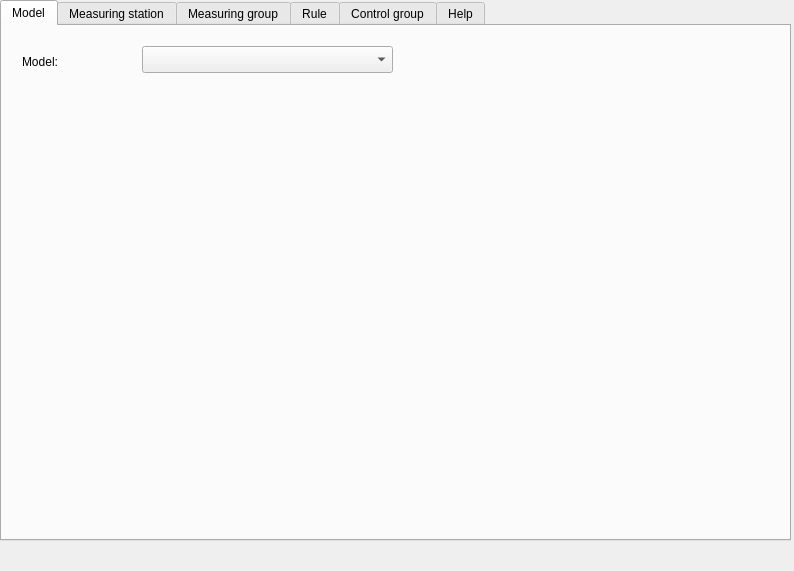
<?xml version="1.0" encoding="UTF-8"?>
<ui version="4.0">
 <class>DockWidget</class>
 <widget class="QDockWidget" name="DockWidget">
  <property name="geometry">
   <rect>
    <x>0</x>
    <y>0</y>
    <width>794</width>
    <height>571</height>
   </rect>
  </property>
  <property name="windowTitle">
   <string>Control structures</string>
  </property>
  <widget class="QWidget" name="dockWidgetContents">
   <widget class="QTabWidget" name="tabWidget">
    <property name="geometry">
     <rect>
      <x>0</x>
      <y>0</y>
      <width>791</width>
      <height>541</height>
     </rect>
    </property>
    <property name="currentIndex">
     <number>0</number>
    </property>
    <widget class="QWidget" name="tab_model">
     <attribute name="title">
      <string>Model</string>
     </attribute>
     <widget class="QComboBox" name="combobox_input_model">
      <property name="geometry">
       <rect>
        <x>140</x>
        <y>20</y>
        <width>251</width>
        <height>27</height>
       </rect>
      </property>
     </widget>
     <widget class="QLabel" name="label_input_model">
      <property name="geometry">
       <rect>
        <x>20</x>
        <y>20</y>
        <width>68</width>
        <height>31</height>
       </rect>
      </property>
      <property name="text">
       <string>Model:</string>
      </property>
     </widget>
    </widget>
    <widget class="QWidget" name="tab_measuring_station">
     <attribute name="title">
      <string>Measuring station</string>
     </attribute>
     <widget class="QTableWidget" name="tablewidget_measuring_point">
      <property name="geometry">
       <rect>
        <x>10</x>
        <y>140</y>
        <width>771</width>
        <height>361</height>
       </rect>
      </property>
      <property name="minimumSize">
       <size>
        <width>0</width>
        <height>0</height>
       </size>
      </property>
      <property name="sizeIncrement">
       <size>
        <width>0</width>
        <height>0</height>
       </size>
      </property>
      <property name="baseSize">
       <size>
        <width>0</width>
        <height>0</height>
       </size>
      </property>
      <row>
       <property name="text">
        <string>1</string>
       </property>
      </row>
      <column>
       <property name="text">
        <string>id</string>
       </property>
      </column>
      <column>
       <property name="text">
        <string>table</string>
       </property>
      </column>
      <column>
       <property name="text">
        <string>table_id</string>
       </property>
      </column>
      <column>
       <property name="text">
        <string>action</string>
       </property>
      </column>
     </widget>
     <widget class="QComboBox" name="combobox_input_measuring_point_table">
      <property name="geometry">
       <rect>
        <x>130</x>
        <y>170</y>
        <width>91</width>
        <height>27</height>
       </rect>
      </property>
      <item>
       <property name="text">
        <string>v2_connection_nodes</string>
       </property>
      </item>
     </widget>
     <widget class="QComboBox" name="combobox_input_measuring_point_id">
      <property name="geometry">
       <rect>
        <x>230</x>
        <y>170</y>
        <width>91</width>
        <height>27</height>
       </rect>
      </property>
     </widget>
     <widget class="QPushButton" name="pushbutton_input_measuring_point_new">
      <property name="geometry">
       <rect>
        <x>330</x>
        <y>170</y>
        <width>91</width>
        <height>27</height>
       </rect>
      </property>
      <property name="text">
       <string>New</string>
      </property>
     </widget>
     <widget class="QPushButton" name="pushbutton_input_measuring_point_view_all">
      <property name="geometry">
       <rect>
        <x>20</x>
        <y>20</y>
        <width>99</width>
        <height>27</height>
       </rect>
      </property>
      <property name="text">
       <string>View all</string>
      </property>
     </widget>
     <widget class="QPushButton" name="pushbutton_input_measuring_point_view">
      <property name="geometry">
       <rect>
        <x>20</x>
        <y>60</y>
        <width>99</width>
        <height>27</height>
       </rect>
      </property>
      <property name="text">
       <string>View</string>
      </property>
     </widget>
     <widget class="QPushButton" name="pushbutton_input_measuring_point_clear">
      <property name="geometry">
       <rect>
        <x>20</x>
        <y>100</y>
        <width>99</width>
        <height>27</height>
       </rect>
      </property>
      <property name="text">
       <string>Clear all</string>
      </property>
     </widget>
     <widget class="QComboBox" name="combobox_input_measuring_point_view">
      <property name="geometry">
       <rect>
        <x>140</x>
        <y>60</y>
        <width>191</width>
        <height>27</height>
       </rect>
      </property>
     </widget>
     <widget class="QLabel" name="label_input_measuring_point_view_all">
      <property name="geometry">
       <rect>
        <x>360</x>
        <y>20</y>
        <width>421</width>
        <height>31</height>
       </rect>
      </property>
      <property name="text">
       <string>View all stations from the database.</string>
      </property>
     </widget>
     <widget class="QLabel" name="label_input_measuring_point_clear">
      <property name="geometry">
       <rect>
        <x>360</x>
        <y>100</y>
        <width>421</width>
        <height>21</height>
       </rect>
      </property>
      <property name="text">
       <string>Clear the table.</string>
      </property>
     </widget>
     <widget class="QLabel" name="label_input_measuring_point_view">
      <property name="geometry">
       <rect>
        <x>360</x>
        <y>60</y>
        <width>421</width>
        <height>31</height>
       </rect>
      </property>
      <property name="text">
       <string>View a station with this id from the database.</string>
      </property>
     </widget>
    </widget>
    <widget class="QWidget" name="tab_measuring_group">
     <attribute name="title">
      <string>Measuring group</string>
     </attribute>
     <widget class="QPushButton" name="pushbutton_input_measuring_group_new">
      <property name="geometry">
       <rect>
        <x>20</x>
        <y>20</y>
        <width>99</width>
        <height>27</height>
       </rect>
      </property>
      <property name="text">
       <string>New</string>
      </property>
     </widget>
     <widget class="QLabel" name="label_input_measuring_group_new">
      <property name="geometry">
       <rect>
        <x>360</x>
        <y>20</y>
        <width>361</width>
        <height>31</height>
       </rect>
      </property>
      <property name="text">
       <string>Create a new set of measuring groups.</string>
      </property>
     </widget>
     <widget class="QPushButton" name="pushbutton_input_measuring_group_view">
      <property name="geometry">
       <rect>
        <x>20</x>
        <y>60</y>
        <width>99</width>
        <height>27</height>
       </rect>
      </property>
      <property name="text">
       <string>View</string>
      </property>
     </widget>
     <widget class="QComboBox" name="combobox_input_measuring_group_view">
      <property name="geometry">
       <rect>
        <x>140</x>
        <y>60</y>
        <width>201</width>
        <height>27</height>
       </rect>
      </property>
     </widget>
     <widget class="QLabel" name="label_input_measuring_group_view">
      <property name="geometry">
       <rect>
        <x>360</x>
        <y>60</y>
        <width>361</width>
        <height>31</height>
       </rect>
      </property>
      <property name="text">
       <string>View a measuring group from the database.</string>
      </property>
     </widget>
     <widget class="QPushButton" name="pushbutton_input_measuring_group_close_all">
      <property name="geometry">
       <rect>
        <x>20</x>
        <y>100</y>
        <width>99</width>
        <height>27</height>
       </rect>
      </property>
      <property name="text">
       <string>Close all</string>
      </property>
     </widget>
     <widget class="QLabel" name="label_input_measuring_group_clear">
      <property name="geometry">
       <rect>
        <x>360</x>
        <y>100</y>
        <width>371</width>
        <height>21</height>
       </rect>
      </property>
      <property name="text">
       <string>Close the tabs.</string>
      </property>
     </widget>
     <widget class="QTabWidget" name="tab_measuring_group_view_2">
      <property name="geometry">
       <rect>
        <x>20</x>
        <y>140</y>
        <width>761</width>
        <height>321</height>
       </rect>
      </property>
      <property name="autoFillBackground">
       <bool>false</bool>
      </property>
      <property name="currentIndex">
       <number>-1</number>
      </property>
      <property name="tabsClosable">
       <bool>true</bool>
      </property>
      <property name="movable">
       <bool>true</bool>
      </property>
     </widget>
     <widget class="QPushButton" name="pushbutton_input_measuring_group_delete">
      <property name="geometry">
       <rect>
        <x>20</x>
        <y>470</y>
        <width>99</width>
        <height>27</height>
       </rect>
      </property>
      <property name="text">
       <string>Delete</string>
      </property>
     </widget>
     <widget class="QComboBox" name="combobox_input_measuring_group_delete">
      <property name="geometry">
       <rect>
        <x>140</x>
        <y>470</y>
        <width>201</width>
        <height>27</height>
       </rect>
      </property>
     </widget>
    </widget>
    <widget class="QWidget" name="tab_rule">
     <attribute name="title">
      <string>Rule</string>
     </attribute>
     <widget class="QPushButton" name="pushbutton_input_rule_new">
      <property name="geometry">
       <rect>
        <x>20</x>
        <y>20</y>
        <width>99</width>
        <height>27</height>
       </rect>
      </property>
      <property name="text">
       <string>New</string>
      </property>
     </widget>
     <widget class="QComboBox" name="combobox_input_rule_type_2">
      <property name="geometry">
       <rect>
        <x>140</x>
        <y>20</y>
        <width>201</width>
        <height>27</height>
       </rect>
      </property>
      <item>
       <property name="text">
        <string>table_control</string>
       </property>
      </item>
     </widget>
     <widget class="QLabel" name="label_input_rule_new">
      <property name="geometry">
       <rect>
        <x>360</x>
        <y>20</y>
        <width>361</width>
        <height>31</height>
       </rect>
      </property>
      <property name="text">
       <string>Create a new rule.</string>
      </property>
     </widget>
     <widget class="QPushButton" name="pushbutton_input_rule_view">
      <property name="geometry">
       <rect>
        <x>20</x>
        <y>60</y>
        <width>99</width>
        <height>27</height>
       </rect>
      </property>
      <property name="text">
       <string>View</string>
      </property>
     </widget>
     <widget class="QLabel" name="label_input_rule_view">
      <property name="geometry">
       <rect>
        <x>360</x>
        <y>60</y>
        <width>361</width>
        <height>31</height>
       </rect>
      </property>
      <property name="text">
       <string>View a table control from the database.</string>
      </property>
     </widget>
     <widget class="QPushButton" name="pushbutton_input_rule_close_all">
      <property name="geometry">
       <rect>
        <x>20</x>
        <y>100</y>
        <width>99</width>
        <height>27</height>
       </rect>
      </property>
      <property name="text">
       <string>Close all</string>
      </property>
     </widget>
     <widget class="QLabel" name="label_input_rule_clear">
      <property name="geometry">
       <rect>
        <x>360</x>
        <y>100</y>
        <width>371</width>
        <height>21</height>
       </rect>
      </property>
      <property name="text">
       <string>Close the tabs.</string>
      </property>
     </widget>
     <widget class="QTabWidget" name="tab_table_control_view">
      <property name="geometry">
       <rect>
        <x>20</x>
        <y>140</y>
        <width>761</width>
        <height>361</height>
       </rect>
      </property>
      <property name="autoFillBackground">
       <bool>false</bool>
      </property>
      <property name="currentIndex">
       <number>-1</number>
      </property>
      <property name="tabsClosable">
       <bool>true</bool>
      </property>
      <property name="movable">
       <bool>true</bool>
      </property>
     </widget>
     <widget class="QComboBox" name="combobox_input_rule_type_view">
      <property name="geometry">
       <rect>
        <x>140</x>
        <y>60</y>
        <width>121</width>
        <height>27</height>
       </rect>
      </property>
      <item>
       <property name="text">
        <string>table_control</string>
       </property>
      </item>
     </widget>
     <widget class="QComboBox" name="combobox_input_rule_view">
      <property name="geometry">
       <rect>
        <x>280</x>
        <y>60</y>
        <width>61</width>
        <height>27</height>
       </rect>
      </property>
     </widget>
     <zorder>tab_table_control_view</zorder>
     <zorder>pushbutton_input_rule_new</zorder>
     <zorder>combobox_input_rule_type_2</zorder>
     <zorder>label_input_rule_new</zorder>
     <zorder>pushbutton_input_rule_view</zorder>
     <zorder>label_input_rule_view</zorder>
     <zorder>pushbutton_input_rule_close_all</zorder>
     <zorder>label_input_rule_clear</zorder>
     <zorder>combobox_input_rule_type_view</zorder>
     <zorder>combobox_input_rule_view</zorder>
    </widget>
    <widget class="QWidget" name="tab_control">
     <attribute name="title">
      <string>Control group</string>
     </attribute>
     <widget class="QPushButton" name="pushbutton_input_control_new">
      <property name="geometry">
       <rect>
        <x>20</x>
        <y>20</y>
        <width>99</width>
        <height>27</height>
       </rect>
      </property>
      <property name="text">
       <string>New</string>
      </property>
     </widget>
     <widget class="QPushButton" name="pusbutton_input_control_view">
      <property name="geometry">
       <rect>
        <x>20</x>
        <y>60</y>
        <width>99</width>
        <height>27</height>
       </rect>
      </property>
      <property name="text">
       <string>View</string>
      </property>
     </widget>
     <widget class="QLabel" name="label_input_control_new">
      <property name="geometry">
       <rect>
        <x>360</x>
        <y>20</y>
        <width>361</width>
        <height>31</height>
       </rect>
      </property>
      <property name="text">
       <string>Create a new control group.</string>
      </property>
     </widget>
     <widget class="QComboBox" name="combobox_input_control_view">
      <property name="geometry">
       <rect>
        <x>140</x>
        <y>60</y>
        <width>201</width>
        <height>27</height>
       </rect>
      </property>
     </widget>
     <widget class="QLabel" name="label_input_control_view">
      <property name="geometry">
       <rect>
        <x>360</x>
        <y>60</y>
        <width>361</width>
        <height>31</height>
       </rect>
      </property>
      <property name="text">
       <string>View a control group from the database.</string>
      </property>
     </widget>
     <widget class="QPushButton" name="pushbutton_control_close_all">
      <property name="geometry">
       <rect>
        <x>20</x>
        <y>100</y>
        <width>99</width>
        <height>27</height>
       </rect>
      </property>
      <property name="text">
       <string>Close all</string>
      </property>
     </widget>
     <widget class="QLabel" name="label_input_control_clear">
      <property name="geometry">
       <rect>
        <x>360</x>
        <y>100</y>
        <width>371</width>
        <height>21</height>
       </rect>
      </property>
      <property name="text">
       <string>Close the tabs.</string>
      </property>
     </widget>
     <widget class="QTabWidget" name="tab_control_view">
      <property name="geometry">
       <rect>
        <x>20</x>
        <y>140</y>
        <width>761</width>
        <height>361</height>
       </rect>
      </property>
      <property name="autoFillBackground">
       <bool>false</bool>
      </property>
      <property name="currentIndex">
       <number>-1</number>
      </property>
      <property name="tabsClosable">
       <bool>true</bool>
      </property>
      <property name="movable">
       <bool>true</bool>
      </property>
     </widget>
     <zorder>tab_control_view</zorder>
     <zorder>pushbutton_input_control_new</zorder>
     <zorder>pusbutton_input_control_view</zorder>
     <zorder>label_input_control_new</zorder>
     <zorder>combobox_input_control_view</zorder>
     <zorder>label_input_control_view</zorder>
     <zorder>pushbutton_control_close_all</zorder>
     <zorder>label_input_control_clear</zorder>
    </widget>
    <widget class="QWidget" name="tab_help">
     <attribute name="title">
      <string>Help</string>
     </attribute>
     <widget class="QGroupBox" name="groupbox_help_model">
      <property name="geometry">
       <rect>
        <x>10</x>
        <y>10</y>
        <width>771</width>
        <height>101</height>
       </rect>
      </property>
      <property name="title">
       <string>Model</string>
      </property>
      <widget class="QTextEdit" name="textedit_help_model">
       <property name="geometry">
        <rect>
         <x>10</x>
         <y>30</y>
         <width>751</width>
         <height>61</height>
        </rect>
       </property>
       <property name="readOnly">
        <bool>true</bool>
       </property>
       <property name="html">
        <string>&lt;!DOCTYPE HTML PUBLIC &quot;-//W3C//DTD HTML 4.0//EN&quot; &quot;http://www.w3.org/TR/REC-html40/strict.dtd&quot;&gt;
&lt;html&gt;&lt;head&gt;&lt;meta name=&quot;qrichtext&quot; content=&quot;1&quot; /&gt;&lt;style type=&quot;text/css&quot;&gt;
p, li { white-space: pre-wrap; }
&lt;/style&gt;&lt;/head&gt;&lt;body style=&quot; font-family:'Ubuntu'; font-size:11pt; font-weight:400; font-style:normal;&quot;&gt;
&lt;p style=&quot; margin-top:0px; margin-bottom:0px; margin-left:0px; margin-right:0px; -qt-block-indent:0; text-indent:0px;&quot;&gt;The model you want to apply the control to. This model can either be a spatialite or a POSTGRES database. All measuring points and structures need to be of the same model.&lt;/p&gt;&lt;/body&gt;&lt;/html&gt;</string>
       </property>
      </widget>
     </widget>
     <widget class="QGroupBox" name="groupbox_help_measuring_point">
      <property name="geometry">
       <rect>
        <x>10</x>
        <y>110</y>
        <width>771</width>
        <height>101</height>
       </rect>
      </property>
      <property name="title">
       <string>Measuring station</string>
      </property>
      <widget class="QTextEdit" name="textedit_help_measuring_point">
       <property name="geometry">
        <rect>
         <x>10</x>
         <y>30</y>
         <width>751</width>
         <height>61</height>
        </rect>
       </property>
       <property name="readOnly">
        <bool>true</bool>
       </property>
       <property name="html">
        <string>&lt;!DOCTYPE HTML PUBLIC &quot;-//W3C//DTD HTML 4.0//EN&quot; &quot;http://www.w3.org/TR/REC-html40/strict.dtd&quot;&gt;
&lt;html&gt;&lt;head&gt;&lt;meta name=&quot;qrichtext&quot; content=&quot;1&quot; /&gt;&lt;style type=&quot;text/css&quot;&gt;
p, li { white-space: pre-wrap; }
&lt;/style&gt;&lt;/head&gt;&lt;body style=&quot; font-family:'Ubuntu'; font-size:11pt; font-weight:400; font-style:normal;&quot;&gt;
&lt;p style=&quot; margin-top:0px; margin-bottom:0px; margin-left:0px; margin-right:0px; -qt-block-indent:0; text-indent:0px;&quot;&gt;A measuring station you're interested in. This measuring station is a feature from the v2_connection_nodes (point) table.&lt;/p&gt;&lt;/body&gt;&lt;/html&gt;</string>
       </property>
      </widget>
     </widget>
     <widget class="QGroupBox" name="groupbox_help_measuring_group">
      <property name="geometry">
       <rect>
        <x>10</x>
        <y>210</y>
        <width>771</width>
        <height>101</height>
       </rect>
      </property>
      <property name="title">
       <string>Measuring group</string>
      </property>
      <widget class="QTextEdit" name="textedit_help_measuring_group">
       <property name="geometry">
        <rect>
         <x>10</x>
         <y>30</y>
         <width>751</width>
         <height>61</height>
        </rect>
       </property>
       <property name="readOnly">
        <bool>true</bool>
       </property>
       <property name="html">
        <string>&lt;!DOCTYPE HTML PUBLIC &quot;-//W3C//DTD HTML 4.0//EN&quot; &quot;http://www.w3.org/TR/REC-html40/strict.dtd&quot;&gt;
&lt;html&gt;&lt;head&gt;&lt;meta name=&quot;qrichtext&quot; content=&quot;1&quot; /&gt;&lt;style type=&quot;text/css&quot;&gt;
p, li { white-space: pre-wrap; }
&lt;/style&gt;&lt;/head&gt;&lt;body style=&quot; font-family:'Ubuntu'; font-size:11pt; font-weight:400; font-style:normal;&quot;&gt;
&lt;p style=&quot; margin-top:0px; margin-bottom:0px; margin-left:0px; margin-right:0px; -qt-block-indent:0; text-indent:0px;&quot;&gt;Here you can combine measuring stations and give them weigths.&lt;/p&gt;&lt;/body&gt;&lt;/html&gt;</string>
       </property>
      </widget>
     </widget>
     <widget class="QGroupBox" name="groupbox_help_rule">
      <property name="geometry">
       <rect>
        <x>10</x>
        <y>310</y>
        <width>771</width>
        <height>101</height>
       </rect>
      </property>
      <property name="title">
       <string>Rule</string>
      </property>
      <widget class="QTextEdit" name="textedit_help_rule">
       <property name="geometry">
        <rect>
         <x>10</x>
         <y>30</y>
         <width>751</width>
         <height>61</height>
        </rect>
       </property>
       <property name="readOnly">
        <bool>true</bool>
       </property>
       <property name="html">
        <string>&lt;!DOCTYPE HTML PUBLIC &quot;-//W3C//DTD HTML 4.0//EN&quot; &quot;http://www.w3.org/TR/REC-html40/strict.dtd&quot;&gt;
&lt;html&gt;&lt;head&gt;&lt;meta name=&quot;qrichtext&quot; content=&quot;1&quot; /&gt;&lt;style type=&quot;text/css&quot;&gt;
p, li { white-space: pre-wrap; }
&lt;/style&gt;&lt;/head&gt;&lt;body style=&quot; font-family:'Ubuntu'; font-size:11pt; font-weight:400; font-style:normal;&quot;&gt;
&lt;p style=&quot; margin-top:0px; margin-bottom:0px; margin-left:0px; margin-right:0px; -qt-block-indent:0; text-indent:0px;&quot;&gt;The rule you want to apply. Currently, only table control is possible. For table control, the action value of a structure is changed if the value of a measuring point succeeds the measuring value.&lt;/p&gt;&lt;/body&gt;&lt;/html&gt;</string>
       </property>
      </widget>
     </widget>
     <widget class="QGroupBox" name="groupbox_help_control">
      <property name="geometry">
       <rect>
        <x>10</x>
        <y>410</y>
        <width>771</width>
        <height>101</height>
       </rect>
      </property>
      <property name="title">
       <string>Control</string>
      </property>
      <widget class="QTextEdit" name="textedit_help_control">
       <property name="geometry">
        <rect>
         <x>10</x>
         <y>30</y>
         <width>751</width>
         <height>61</height>
        </rect>
       </property>
       <property name="readOnly">
        <bool>true</bool>
       </property>
       <property name="html">
        <string>&lt;!DOCTYPE HTML PUBLIC &quot;-//W3C//DTD HTML 4.0//EN&quot; &quot;http://www.w3.org/TR/REC-html40/strict.dtd&quot;&gt;
&lt;html&gt;&lt;head&gt;&lt;meta name=&quot;qrichtext&quot; content=&quot;1&quot; /&gt;&lt;style type=&quot;text/css&quot;&gt;
p, li { white-space: pre-wrap; }
&lt;/style&gt;&lt;/head&gt;&lt;body style=&quot; font-family:'Ubuntu'; font-size:11pt; font-weight:400; font-style:normal;&quot;&gt;
&lt;p style=&quot; margin-top:0px; margin-bottom:0px; margin-left:0px; margin-right:0px; -qt-block-indent:0; text-indent:0px;&quot;&gt;This is the whole control, where measuring station, rule and structure are combined. The structure can be one of the culverts, orifices, pumpstations or weirs of the model.&lt;/p&gt;&lt;/body&gt;&lt;/html&gt;</string>
       </property>
      </widget>
     </widget>
    </widget>
   </widget>
  </widget>
 </widget>
 <resources/>
 <connections/>
</ui>
